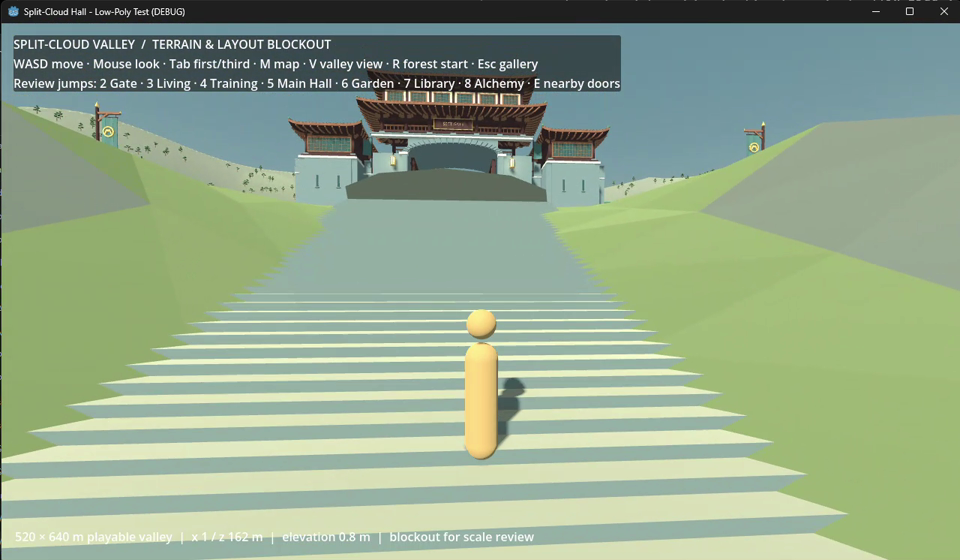
#> input picture prototype/CultivationSect_LowPoly_Test/reports/phase4b-stairs/video/frame-001.png, 960 x 560 px; its folder holds only this picture in this run
$ python contact.py
#> lines starting #> are read from the running program, lines starting #| are printed output that depends on the picture
from pathlib import Path
from PIL import Image,ImageDraw,ImageFont
root=Path(__file__).resolve().parent
files=sorted(root.glob('frame-*.png'))
font=ImageFont.truetype('C:/Windows/Fonts/segoeui.ttf',18)
board=Image.new('RGB',(1440,((len(files)+2)//3)*305),'#19292c')
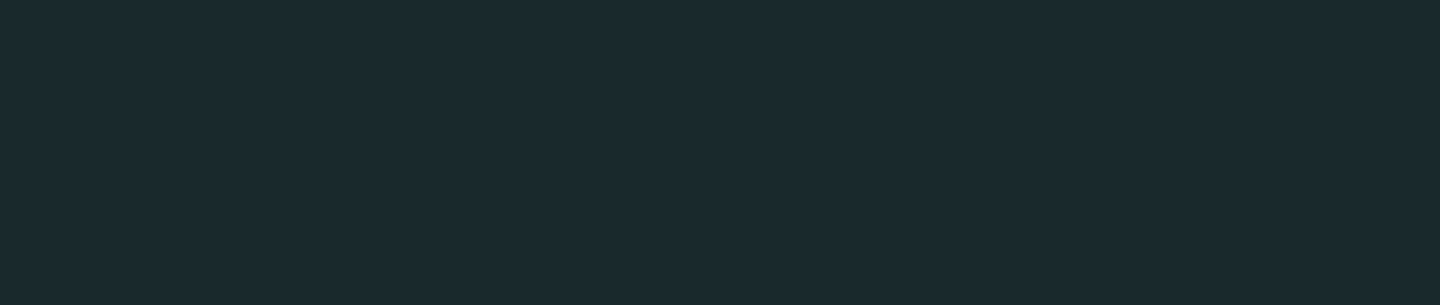
#> board: PIL image 1440x305 RGB; mean R, G, B 25, 41, 44
draw=ImageDraw.Draw(board)
for i,p in enumerate(files):
    im=Image.open(p);im.thumbnail((480,280))
#> further down, im is the input picture: PIL image 960x560 RGB; mean R, G, B 147.1, 167.7, 139.9
    x=(i%3)*480;y=(i//3)*305
    board.paste(im,(x,y))
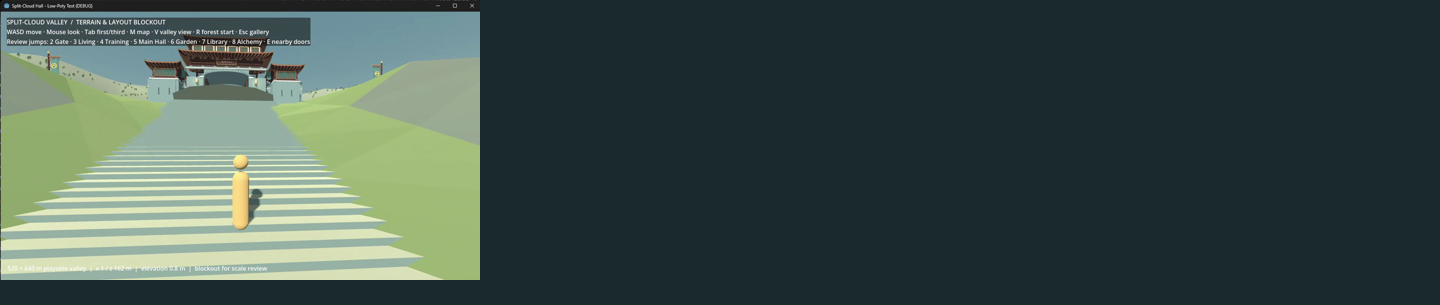
#> board: PIL image 1440x305 RGB; mean R, G, B 62.4, 79.8, 73.3
    draw.text((x+8,y+280),f'{4+i*8:03d} seconds (sample)',font=font,fill='white')
board.save(root/'contact-sheet.png')
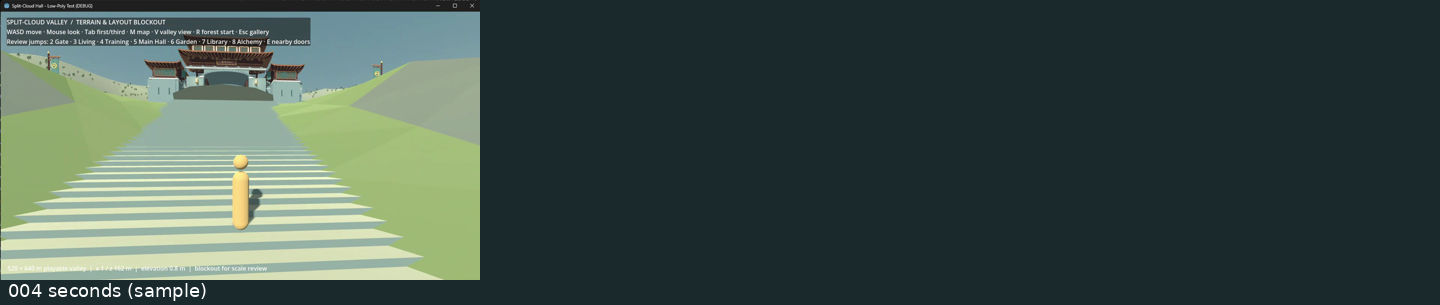
#> saved as contact-sheet.png: PIL image 1440x305 RGB; mean R, G, B 62.8, 80.2, 73.7
print(len(files),'recording samples')

$ run again, on prototype/CultivationSect_LowPoly_Test/reports/phase4b-stairs/video/frame-005.png
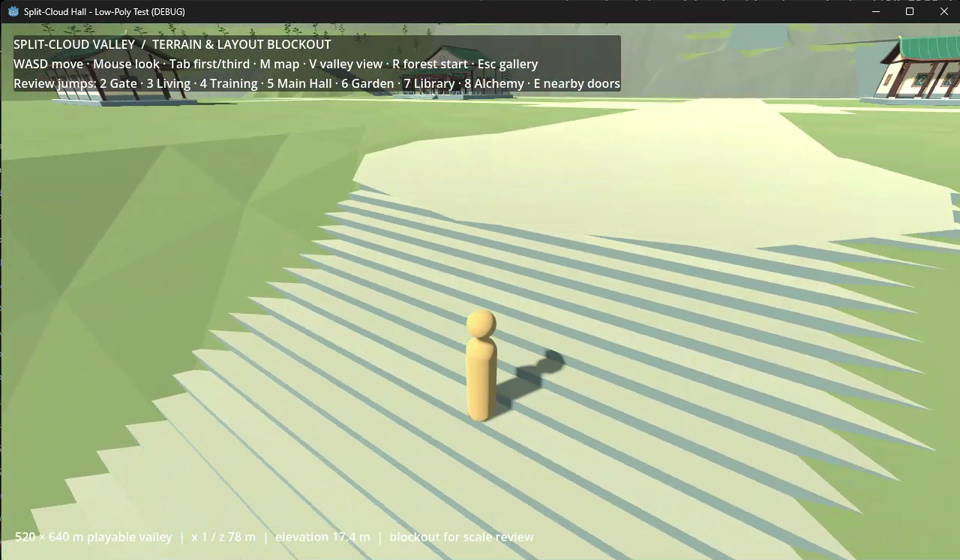
#> input picture prototype/CultivationSect_LowPoly_Test/reports/phase4b-stairs/video/frame-005.png, 960 x 560 px
#> im is the input picture: PIL image 960x560 RGB; mean R, G, B 172.9, 188, 148
#> im: PIL image 480x280 RGB
#> `board.paste(im,(x,y))`:
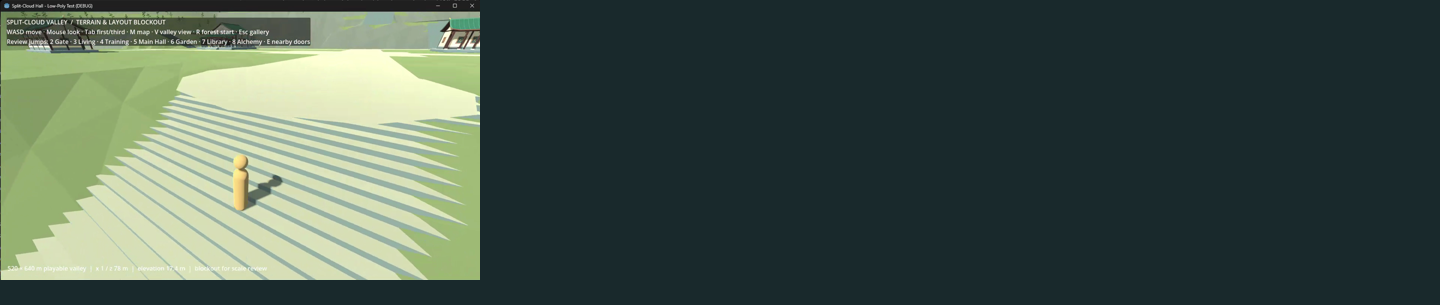
#> board: PIL image 1440x305 RGB; mean R, G, B 70.3, 86, 75.8
#> `board.save(root/'contact-sheet.png')`:
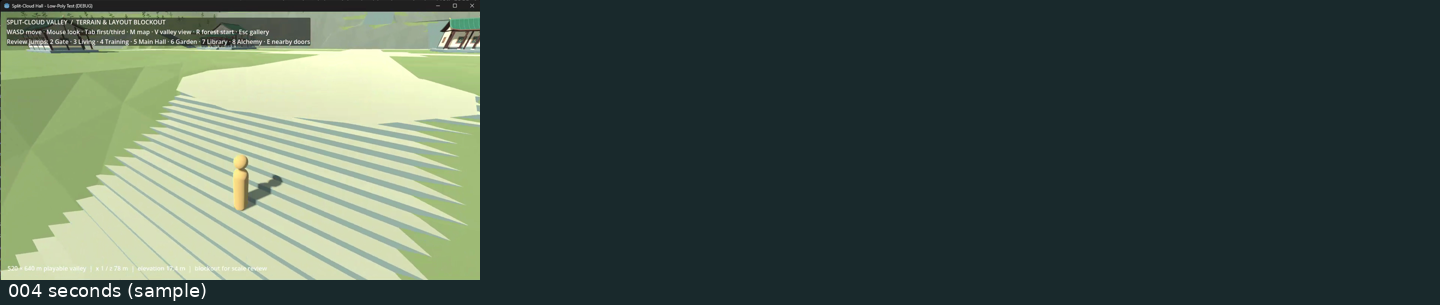
#> saved as contact-sheet.png: PIL image 1440x305 RGB; mean R, G, B 70.7, 86.4, 76.2

$ run again, on prototype/CultivationSect_LowPoly_Test/reports/phase4b-stairs/video/frame-006.png
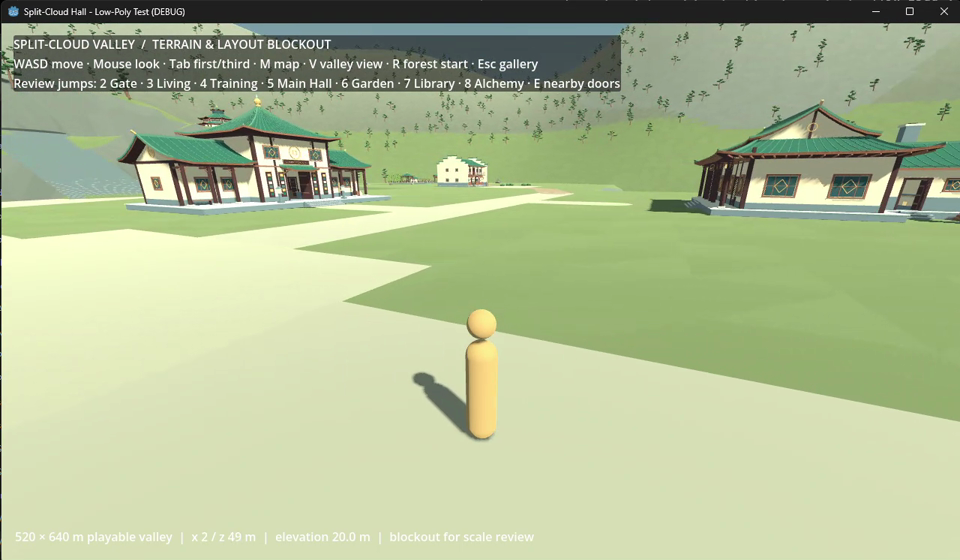
#> input picture prototype/CultivationSect_LowPoly_Test/reports/phase4b-stairs/video/frame-006.png, 960 x 560 px
#> im is the input picture: PIL image 960x560 RGB; mean R, G, B 174.4, 187.8, 147.5
#> `im.thumbnail((480, 280))`:
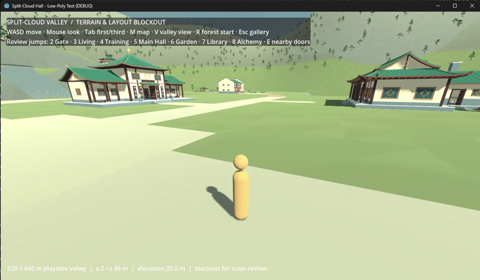
#> im: PIL image 480x280 RGB; mean R, G, B 174.4, 187.8, 147.6
#> `board.save(root/'contact-sheet.png')`:
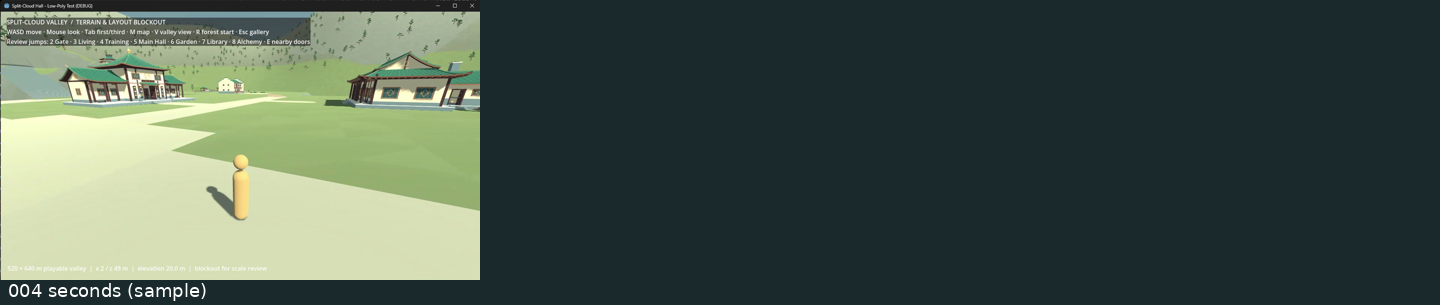
#> saved as contact-sheet.png: PIL image 1440x305 RGB; mean R, G, B 71.1, 86.3, 76.1

$ run again, on prototype/CultivationSect_LowPoly_Test/reports/phase4b-stairs/video/frame-007.png
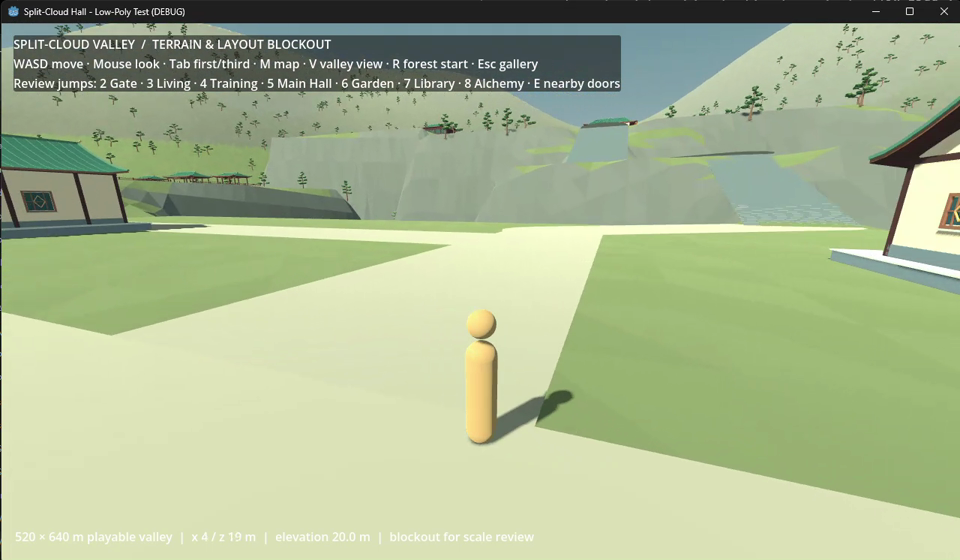
#> input picture prototype/CultivationSect_LowPoly_Test/reports/phase4b-stairs/video/frame-007.png, 960 x 560 px
#> im is the input picture: PIL image 960x560 RGB; mean R, G, B 168.4, 182.7, 144.6
#> im: PIL image 480x280 RGB
#> `board.paste(im,(x,y))`:
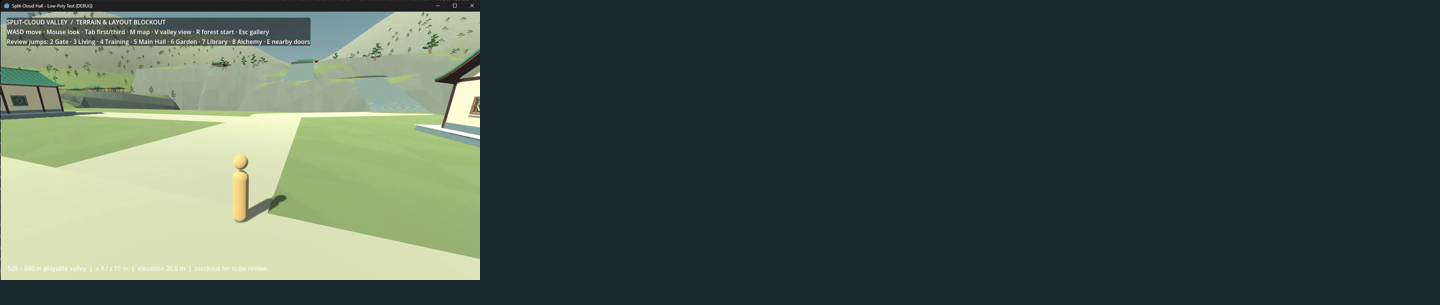
#> board: PIL image 1440x305 RGB; mean R, G, B 68.9, 84.4, 74.8
#> `board.save(root/'contact-sheet.png')`:
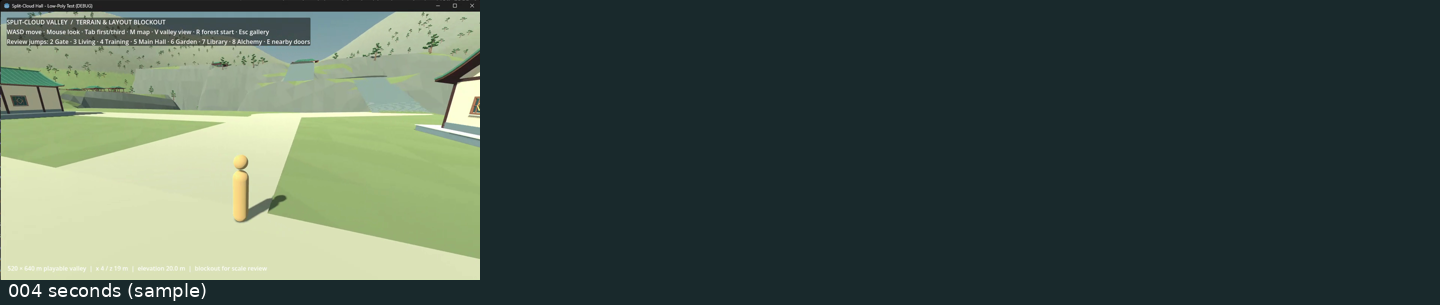
#> saved as contact-sheet.png: PIL image 1440x305 RGB; mean R, G, B 69.3, 84.7, 75.2

$ run again, on prototype/CultivationSect_LowPoly_Test/reports/phase4b-stairs/video/frame-002.png
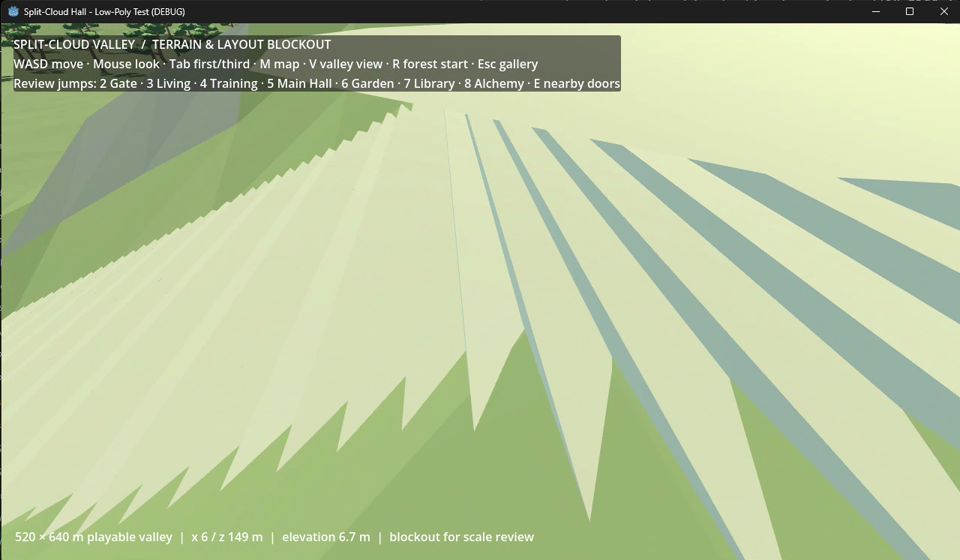
#> input picture prototype/CultivationSect_LowPoly_Test/reports/phase4b-stairs/video/frame-002.png, 960 x 560 px
#> im is the input picture: PIL image 960x560 RGB; mean R, G, B 180, 194.1, 153.1
#> im: PIL image 480x280 RGB
#> `board.paste(im,(x,y))`:
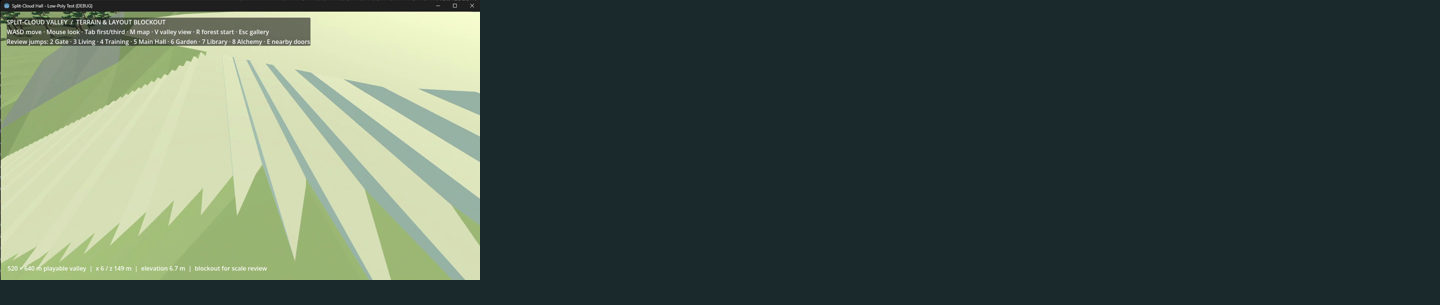
#> board: PIL image 1440x305 RGB; mean R, G, B 72.4, 87.9, 77.4
#> `board.save(root/'contact-sheet.png')`:
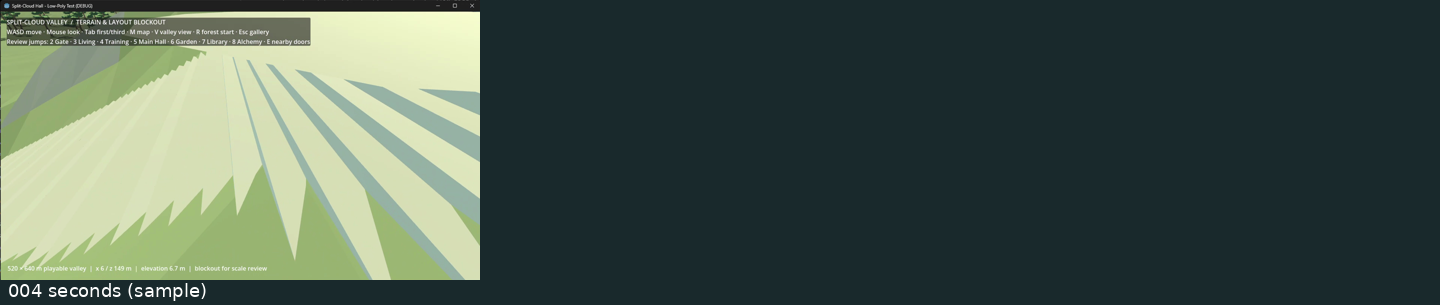
#> saved as contact-sheet.png: PIL image 1440x305 RGB; mean R, G, B 72.9, 88.3, 77.8
